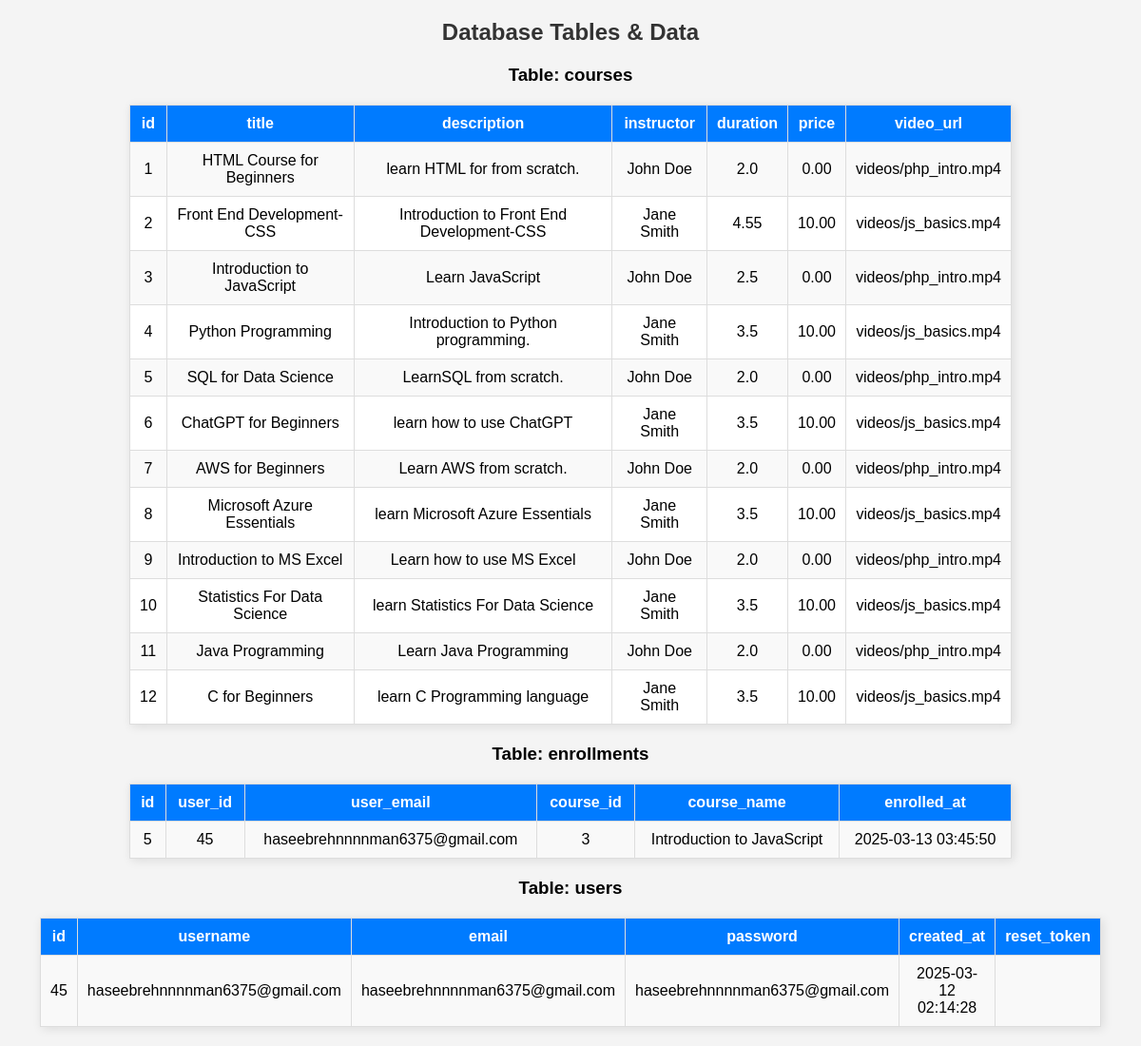
Screenshot of /frontend/view.php with the database file from the repository.
### tables this page shows
CREATE TABLE `courses` (
  `id` int(11) NOT NULL,
  `title` varchar(255) NOT NULL,
  `description` text NOT NULL,
  `instructor` varchar(255) NOT NULL,
  `duration` varchar(50) NOT NULL,
  `price` decimal(10,2) NOT NULL DEFAULT 0.00,
  `video_url` varchar(255) NOT NULL
);

CREATE TABLE `enrollments` (
  `id` int(11) NOT NULL,
  `user_id` int(11) NOT NULL,
  `user_email` varchar(255) NOT NULL,
  `course_id` int(11) NOT NULL,
  `course_name` varchar(255) NOT NULL,
  `enrolled_at` timestamp NOT NULL DEFAULT current_timestamp()
);

CREATE TABLE `users` (
  `id` int(11) NOT NULL,
  `username` varchar(50) NOT NULL,
  `email` varchar(100) NOT NULL,
  `password` varchar(255) NOT NULL,
  `created_at` timestamp NOT NULL DEFAULT current_timestamp(),
  `reset_token` varchar(255) DEFAULT NULL
);

### frontend/view.php (the view, shortened to what this page needs)
<?php
$servername = "localhost";
$username = "root";
$password = "";
$dbname = "lms";
$conn = new mysqli($servername, $username, $password, $dbname);
$tables = [];
$result = $conn->query("SHOW TABLES");
while ($row = $result->fetch_array()) {
    $tables[] = $row[0];
}
?>
<!DOCTYPE html>
<html lang="en">
<head>
</head>
<body>
<h2>Database Tables & Data</h2>
<?php foreach ($tables as $table): ?>
    <h3>Table: <?php echo $table; ?></h3>
    <table>
        <tr>
            <?php
            $columns = $conn->query("SHOW COLUMNS FROM $table");
            while ($col = $columns->fetch_assoc()) {
                echo "<th>{$col['Field']}</th>";
            }
            ?>
        </tr>
        <?php
        $data = $conn->query("SELECT * FROM $table");
        while ($row = $data->fetch_assoc()) {
            echo "<tr>";
            foreach ($row as $value) {
                echo "<td>$value</td>";
            }
            echo "</tr>";
        }
        ?>
    </table>
<?php endforeach; ?>
</body>
</html>

### frontend/view.php (style rules this page uses)
body { font-family: Arial, sans-serif; background-color: #f4f4f4; text-align: center; margin: 20px; }
h2 { color: #333; }
table { width: 80%; margin: 20px auto; border-collapse: collapse; background: #fff; box-shadow: 2px 2px 10px rgba(0,0,0,0.1); }
th, td { padding: 10px; border: 1px solid #ddd; }
th { background: #007bff; color: white; }
tr:nth-child(even) { background: #f9f9f9; }

### rows the page displays
courses: id "1", title "HTML Course for Beginners", description "learn HTML for from scratch.", instructor "John Doe", duration "2.0", price "0.00", video_url "videos/php_intro.mp4"
courses: id "2", title "Front End Development-CSS", description "Introduction to Front End Development-CSS", instructor "Jane Smith", duration "4.55", price "10.00", video_url "videos/js_basics.mp4"
courses: id "3", title "Introduction to JavaScript", description "Learn JavaScript", instructor "John Doe", duration "2.5", price "0.00", video_url "videos/php_intro.mp4"
courses: id "4", title "Python Programming", description "Introduction to Python programming.", instructor "Jane Smith", duration "3.5", price "10.00", video_url "videos/js_basics.mp4"
courses: id "5", title "SQL for Data Science", description "LearnSQL from scratch.", instructor "John Doe", duration "2.0", price "0.00", video_url "videos/php_intro.mp4"
courses: id "6", title "ChatGPT for Beginners", description "learn how to use ChatGPT", instructor "Jane Smith", duration "3.5", price "10.00", video_url "videos/js_basics.mp4"
courses: id "7", title "AWS for Beginners", description "Learn AWS from scratch.", instructor "John Doe", duration "2.0", price "0.00", video_url "videos/php_intro.mp4"
courses: id "8", title "Microsoft Azure Essentials", description "learn Microsoft Azure Essentials", instructor "Jane Smith", duration "3.5", price "10.00", video_url "videos/js_basics.mp4"
courses: id "9", title "Introduction to MS Excel", description "Learn how to use MS Excel", instructor "John Doe", duration "2.0", price "0.00", video_url "videos/php_intro.mp4"
courses: id "10", title "Statistics For Data Science", description "learn Statistics For Data Science", instructor "Jane Smith", duration "3.5", price "10.00", video_url "videos/js_basics.mp4"
courses: id "11", title "Java Programming", description "Learn Java Programming", instructor "John Doe", duration "2.0", price "0.00", video_url "videos/php_intro.mp4"
courses: id "12", title "C for Beginners", description "learn C Programming language", instructor "Jane Smith", duration "3.5", price "10.00", video_url "videos/js_basics.mp4"
enrollments: id "5", user "45", user_email "haseebrehnnnnman6375@gmail.com", course "3", course_name "Introduction to JavaScript", enrolled_at "2025-03-13 03:45:50"
users: id "45", value "haseebrehnnnnman6375@gmail.com", created_at "2025-03-12 02:14:28"

### other values shown
$table "courses"
$col['Field'] "id"
$col['Field'] "title"
$col['Field'] "description"
$col['Field'] "instructor"
$col['Field'] "duration"
$col['Field'] "price"
$col['Field'] "video_url"
$table "enrollments"
$col['Field'] "user_id"
$col['Field'] "user_email"
$col['Field'] "course_id"
$col['Field'] "course_name"
$col['Field'] "enrolled_at"
$table "users"
